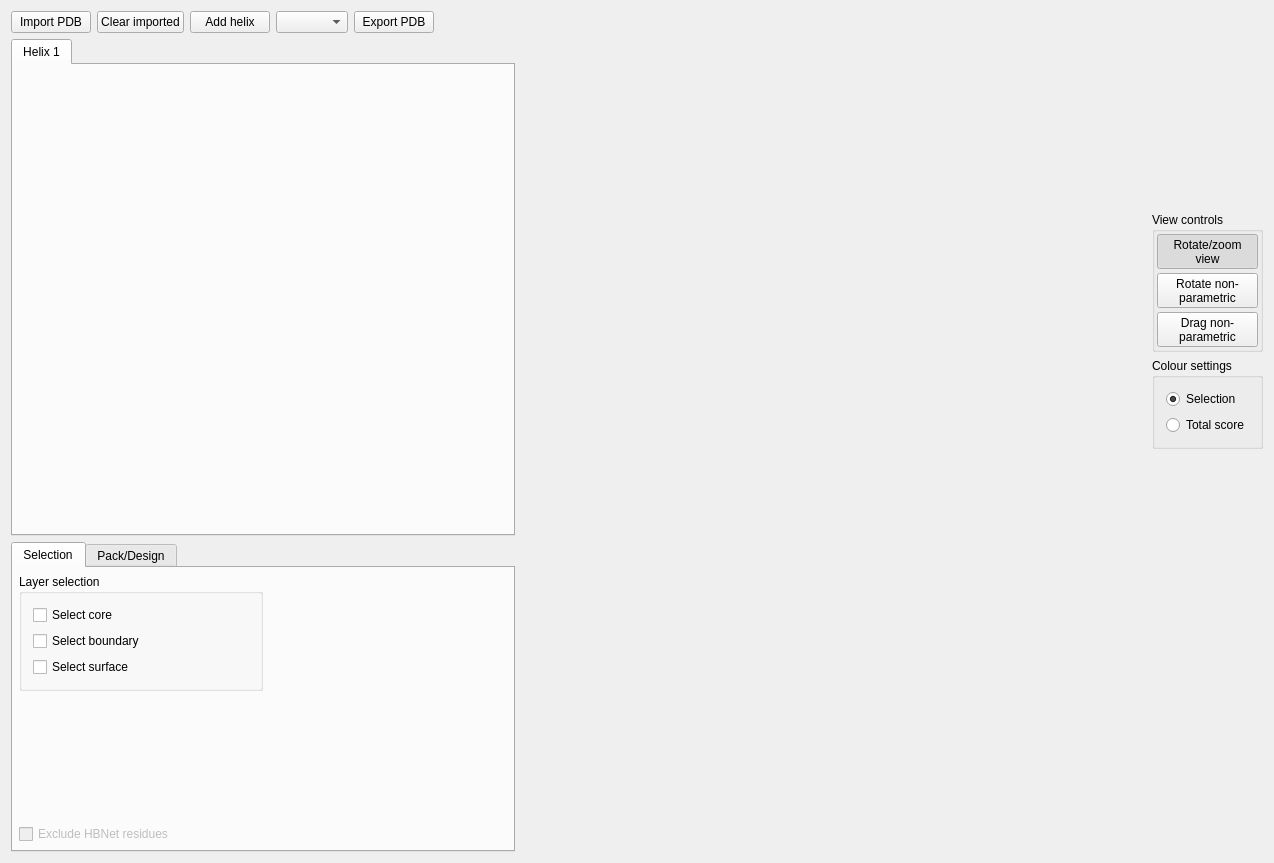
<?xml version="1.0" encoding="UTF-8"?>
<ui version="4.0">
 <class>MainWindow</class>
 <widget class="QMainWindow" name="MainWindow">
  <property name="geometry">
   <rect>
    <x>0</x>
    <y>0</y>
    <width>1274</width>
    <height>863</height>
   </rect>
  </property>
  <property name="sizePolicy">
   <sizepolicy hsizetype="Expanding" vsizetype="Preferred">
    <horstretch>0</horstretch>
    <verstretch>0</verstretch>
   </sizepolicy>
  </property>
  <property name="windowTitle">
   <string>Helical bundle GUI demo</string>
  </property>
  <widget class="QWidget" name="centralWidget">
   <layout class="QHBoxLayout" name="horizontalLayout" stretch="4,5,0">
    <item>
     <layout class="QVBoxLayout" name="verticalLayout_2" stretch="4,0">
      <property name="topMargin">
       <number>0</number>
      </property>
      <property name="rightMargin">
       <number>0</number>
      </property>
      <property name="bottomMargin">
       <number>0</number>
      </property>
      <item>
       <layout class="QVBoxLayout" name="verticalLayout">
        <property name="topMargin">
         <number>0</number>
        </property>
        <item>
         <layout class="QHBoxLayout" name="horizontalLayout_2">
          <property name="leftMargin">
           <number>0</number>
          </property>
          <property name="topMargin">
           <number>0</number>
          </property>
          <property name="rightMargin">
           <number>0</number>
          </property>
          <property name="bottomMargin">
           <number>0</number>
          </property>
          <item>
           <widget class="QPushButton" name="importPDB_button">
            <property name="text">
             <string>Import PDB</string>
            </property>
           </widget>
          </item>
          <item>
           <widget class="QPushButton" name="clearimported_button">
            <property name="text">
             <string>Clear imported</string>
            </property>
           </widget>
          </item>
          <item>
           <widget class="QPushButton" name="add_helix_button">
            <property name="text">
             <string>Add helix</string>
            </property>
           </widget>
          </item>
          <item>
           <widget class="QComboBox" name="presets_comboBox"/>
          </item>
          <item>
           <widget class="QPushButton" name="pushButton">
            <property name="enabled">
             <bool>true</bool>
            </property>
            <property name="text">
             <string>Export PDB</string>
            </property>
           </widget>
          </item>
          <item>
           <spacer name="horizontalSpacer">
            <property name="orientation">
             <enum>Qt::Horizontal</enum>
            </property>
            <property name="sizeHint" stdset="0">
             <size>
              <width>40</width>
              <height>20</height>
             </size>
            </property>
           </spacer>
          </item>
         </layout>
        </item>
        <item>
         <widget class="QTabWidget" name="tabWidget">
          <property name="currentIndex">
           <number>0</number>
          </property>
          <widget class="QWidget" name="tab_1">
           <attribute name="title">
            <string>Helix 1</string>
           </attribute>
          </widget>
         </widget>
        </item>
       </layout>
      </item>
      <item>
       <widget class="QTabWidget" name="tabWidget_controls">
        <property name="enabled">
         <bool>true</bool>
        </property>
        <property name="currentIndex">
         <number>0</number>
        </property>
        <widget class="QWidget" name="tab_select">
         <attribute name="title">
          <string>Selection</string>
         </attribute>
         <layout class="QHBoxLayout" name="horizontalLayout_3" stretch="1,1">
          <property name="leftMargin">
           <number>6</number>
          </property>
          <property name="topMargin">
           <number>6</number>
          </property>
          <property name="rightMargin">
           <number>6</number>
          </property>
          <property name="bottomMargin">
           <number>6</number>
          </property>
          <item>
           <layout class="QVBoxLayout" name="verticalLayout_4">
            <property name="bottomMargin">
             <number>0</number>
            </property>
            <item>
             <widget class="QGroupBox" name="groupBox">
              <property name="sizePolicy">
               <sizepolicy hsizetype="Preferred" vsizetype="Preferred">
                <horstretch>0</horstretch>
                <verstretch>0</verstretch>
               </sizepolicy>
              </property>
              <property name="title">
               <string>Layer selection</string>
              </property>
              <layout class="QVBoxLayout" name="verticalLayout_3">
               <item>
                <widget class="QCheckBox" name="checkbox_select_core">
                 <property name="text">
                  <string>Select core</string>
                 </property>
                 <property name="checked">
                  <bool>false</bool>
                 </property>
                </widget>
               </item>
               <item>
                <widget class="QCheckBox" name="checkbox_select_boundary">
                 <property name="text">
                  <string>Select boundary</string>
                 </property>
                </widget>
               </item>
               <item>
                <widget class="QCheckBox" name="checkbox_select_surface">
                 <property name="text">
                  <string>Select surface</string>
                 </property>
                </widget>
               </item>
              </layout>
             </widget>
            </item>
            <item>
             <spacer name="verticalSpacer">
              <property name="orientation">
               <enum>Qt::Vertical</enum>
              </property>
              <property name="sizeHint" stdset="0">
               <size>
                <width>20</width>
                <height>40</height>
               </size>
              </property>
             </spacer>
            </item>
            <item>
             <widget class="QCheckBox" name="checkbox_exclude_hbnet_residues">
              <property name="enabled">
               <bool>false</bool>
              </property>
              <property name="text">
               <string>Exclude HBNet residues</string>
              </property>
             </widget>
            </item>
           </layout>
          </item>
          <item>
           <spacer name="horizontalSpacer_2">
            <property name="orientation">
             <enum>Qt::Horizontal</enum>
            </property>
            <property name="sizeHint" stdset="0">
             <size>
              <width>297</width>
              <height>20</height>
             </size>
            </property>
           </spacer>
          </item>
         </layout>
        </widget>
        <widget class="QWidget" name="tab_pack_design">
         <attribute name="title">
          <string>Pack/Design</string>
         </attribute>
         <layout class="QVBoxLayout" name="verticalLayout_9">
          <item>
           <widget class="QGroupBox" name="groupBox_2">
            <property name="title">
             <string>Packer control</string>
            </property>
            <layout class="QVBoxLayout" name="verticalLayout_5">
             <item>
              <widget class="QCheckBox" name="checkbox_allow_design">
               <property name="text">
                <string>Allow design</string>
               </property>
               <property name="checked">
                <bool>true</bool>
               </property>
              </widget>
             </item>
             <item>
              <widget class="QGroupBox" name="groupBox_3">
               <property name="title">
                <string>Allowed residue types</string>
               </property>
               <layout class="QVBoxLayout" name="verticalLayout_11">
                <property name="leftMargin">
                 <number>6</number>
                </property>
                <property name="topMargin">
                 <number>6</number>
                </property>
                <property name="rightMargin">
                 <number>6</number>
                </property>
                <property name="bottomMargin">
                 <number>6</number>
                </property>
                <item>
                 <layout class="QHBoxLayout" name="horizontalLayout_5" stretch="1,2">
                  <property name="spacing">
                   <number>6</number>
                  </property>
                  <property name="topMargin">
                   <number>0</number>
                  </property>
                  <item>
                   <layout class="QVBoxLayout" name="verticalLayout_8">
                    <property name="topMargin">
                     <number>0</number>
                    </property>
                    <item>
                     <widget class="QCheckBox" name="checkbox_ala">
                      <property name="text">
                       <string>Ala</string>
                      </property>
                      <property name="checked">
                       <bool>true</bool>
                      </property>
                     </widget>
                    </item>
                    <item>
                     <widget class="QCheckBox" name="checkbox_gly">
                      <property name="text">
                       <string>Gly</string>
                      </property>
                     </widget>
                    </item>
                    <item>
                     <widget class="QCheckBox" name="checkbox_pro">
                      <property name="text">
                       <string>Pro</string>
                      </property>
                     </widget>
                    </item>
                    <item>
                     <widget class="QCheckBox" name="checkbox_cys">
                      <property name="text">
                       <string>Cys</string>
                      </property>
                     </widget>
                    </item>
                    <item>
                     <widget class="QCheckBox" name="checkbox_his">
                      <property name="text">
                       <string>His</string>
                      </property>
                     </widget>
                    </item>
                   </layout>
                  </item>
                  <item>
                   <layout class="QVBoxLayout" name="verticalLayout_7">
                    <item>
                     <widget class="QCheckBox" name="checkbox_met">
                      <property name="text">
                       <string>Met</string>
                      </property>
                     </widget>
                    </item>
                    <item>
                     <widget class="QCheckBox" name="checkbox_aromatic">
                      <property name="text">
                       <string>Aromatics (trp, tyr, phe)</string>
                      </property>
                     </widget>
                    </item>
                    <item>
                     <widget class="QCheckBox" name="checkbox_aliphatic">
                      <property name="text">
                       <string>Small aliphatics (leu, ile, val)</string>
                      </property>
                      <property name="checked">
                       <bool>true</bool>
                      </property>
                     </widget>
                    </item>
                    <item>
                     <widget class="QCheckBox" name="checkbox_polar">
                      <property name="text">
                       <string>Polar uncharged (asn, gln, ser, thr)</string>
                      </property>
                     </widget>
                    </item>
                    <item>
                     <widget class="QCheckBox" name="checkbox_charged">
                      <property name="text">
                       <string>Charged (asp, glu, lys, arg)</string>
                      </property>
                     </widget>
                    </item>
                   </layout>
                  </item>
                 </layout>
                </item>
               </layout>
              </widget>
             </item>
            </layout>
            <zorder>groupBox_3</zorder>
            <zorder>checkbox_allow_design</zorder>
           </widget>
          </item>
          <item>
           <layout class="QHBoxLayout" name="horizontalLayout_4">
            <property name="topMargin">
             <number>0</number>
            </property>
            <item>
             <spacer name="horizontalSpacer_3">
              <property name="orientation">
               <enum>Qt::Horizontal</enum>
              </property>
              <property name="sizeHint" stdset="0">
               <size>
                <width>40</width>
                <height>20</height>
               </size>
              </property>
             </spacer>
            </item>
            <item>
             <widget class="QPushButton" name="button_run_packer">
              <property name="text">
               <string>Run packer</string>
              </property>
             </widget>
            </item>
            <item>
             <widget class="QPushButton" name="button_run_minimizer">
              <property name="text">
               <string>Run side-chain minimizer</string>
              </property>
             </widget>
            </item>
           </layout>
          </item>
         </layout>
        </widget>
       </widget>
      </item>
     </layout>
    </item>
    <item>
     <layout class="QVBoxLayout" name="verticalLayout_6" stretch="1">
      <property name="leftMargin">
       <number>0</number>
      </property>
      <property name="bottomMargin">
       <number>0</number>
      </property>
      <item>
       <layout class="QVBoxLayout" name="verticalLayout_opengl">
        <property name="spacing">
         <number>3</number>
        </property>
        <property name="leftMargin">
         <number>0</number>
        </property>
        <property name="topMargin">
         <number>0</number>
        </property>
        <property name="rightMargin">
         <number>0</number>
        </property>
        <property name="bottomMargin">
         <number>0</number>
        </property>
       </layout>
      </item>
     </layout>
    </item>
    <item>
     <layout class="QVBoxLayout" name="verticalLayout_12" stretch="1,0,0,2">
      <property name="leftMargin">
       <number>0</number>
      </property>
      <item>
       <spacer name="verticalSpacer_3">
        <property name="orientation">
         <enum>Qt::Vertical</enum>
        </property>
        <property name="sizeHint" stdset="0">
         <size>
          <width>20</width>
          <height>40</height>
         </size>
        </property>
       </spacer>
      </item>
      <item>
       <widget class="QGroupBox" name="groupBox_5">
        <property name="title">
         <string>View controls</string>
        </property>
        <layout class="QVBoxLayout" name="verticalLayout_13">
         <property name="spacing">
          <number>4</number>
         </property>
         <property name="leftMargin">
          <number>2</number>
         </property>
         <property name="topMargin">
          <number>2</number>
         </property>
         <property name="rightMargin">
          <number>2</number>
         </property>
         <property name="bottomMargin">
          <number>2</number>
         </property>
         <item>
          <widget class="QToolButton" name="tool_rotate_zoom_view">
           <property name="sizePolicy">
            <sizepolicy hsizetype="MinimumExpanding" vsizetype="Fixed">
             <horstretch>0</horstretch>
             <verstretch>0</verstretch>
            </sizepolicy>
           </property>
           <property name="text">
            <string>Rotate/zoom
view</string>
           </property>
           <property name="checkable">
            <bool>true</bool>
           </property>
           <property name="checked">
            <bool>true</bool>
           </property>
           <property name="autoExclusive">
            <bool>true</bool>
           </property>
          </widget>
         </item>
         <item>
          <widget class="QToolButton" name="tool_rotate_nonparametric">
           <property name="sizePolicy">
            <sizepolicy hsizetype="MinimumExpanding" vsizetype="Fixed">
             <horstretch>0</horstretch>
             <verstretch>0</verstretch>
            </sizepolicy>
           </property>
           <property name="text">
            <string>Rotate non-
parametric</string>
           </property>
           <property name="checkable">
            <bool>true</bool>
           </property>
           <property name="autoExclusive">
            <bool>true</bool>
           </property>
          </widget>
         </item>
         <item>
          <widget class="QToolButton" name="tool_drag_nonparametric">
           <property name="sizePolicy">
            <sizepolicy hsizetype="MinimumExpanding" vsizetype="Fixed">
             <horstretch>0</horstretch>
             <verstretch>0</verstretch>
            </sizepolicy>
           </property>
           <property name="text">
            <string>Drag non-
parametric</string>
           </property>
           <property name="checkable">
            <bool>true</bool>
           </property>
           <property name="autoExclusive">
            <bool>true</bool>
           </property>
          </widget>
         </item>
        </layout>
       </widget>
      </item>
      <item>
       <widget class="QGroupBox" name="groupBox_4">
        <property name="title">
         <string>Colour settings</string>
        </property>
        <layout class="QVBoxLayout" name="verticalLayout_14">
         <item>
          <widget class="QRadioButton" name="radiobutton_colourby_selection">
           <property name="text">
            <string>Selection</string>
           </property>
           <property name="checkable">
            <bool>true</bool>
           </property>
           <property name="checked">
            <bool>true</bool>
           </property>
          </widget>
         </item>
         <item>
          <widget class="QRadioButton" name="radiobutton_colourby_totalscore">
           <property name="text">
            <string>Total score</string>
           </property>
          </widget>
         </item>
        </layout>
       </widget>
      </item>
      <item>
       <spacer name="verticalSpacer_2">
        <property name="orientation">
         <enum>Qt::Vertical</enum>
        </property>
        <property name="sizeHint" stdset="0">
         <size>
          <width>20</width>
          <height>40</height>
         </size>
        </property>
       </spacer>
      </item>
     </layout>
    </item>
   </layout>
  </widget>
 </widget>
 <layoutdefault spacing="6" margin="11"/>
 <resources/>
 <connections/>
</ui>
